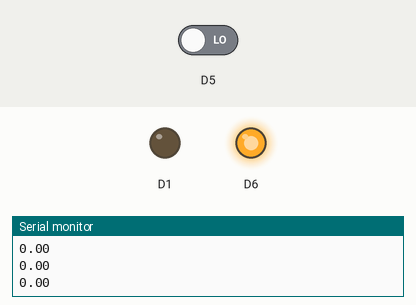
The sketch below on a simulated ESP8266 (NodeMCU). Shown: output pins drawn as LEDs (lit = HIGH), the last lines printed to the serial monitor. Inputs (shaded band) come from the test bench; at power-on: D5 LOW.

Above: at 2.8 s.
2.9 s: D5 driven HIGH
At 4.2 s:
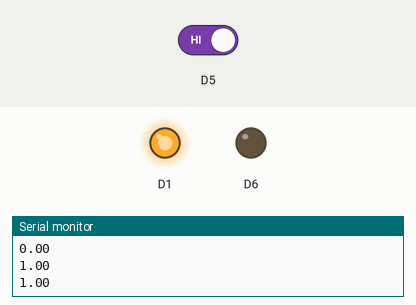
4.5 s: D5 driven LOW
At 5.9 s:
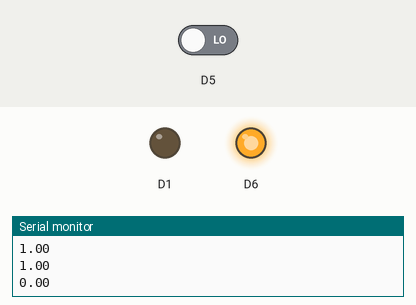
Timing chart, 0 to 7.5 s (numbered marks = the images above; inputs shaded):
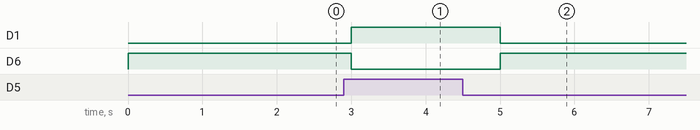

Measured:
- after the input at 2.9 s, D1: LOW → HIGH after 0.10 s; D6: HIGH → LOW after 0.10 s
- after the input at 4.5 s, D1: HIGH → LOW after 0.50 s; D6: LOW → HIGH after 0.50 s

The sketch:

mq2_2.ino
```cpp
float sensorValue;

void setup() {
  Serial.begin(9600);
  pinMode(D5, INPUT);
  pinMode(D1, OUTPUT);
  pinMode(D6, OUTPUT);
}

void loop() {
  sensorValue = digitalRead(D5);
  Serial.print(sensorValue);
  Serial.print("\n");
  if (sensorValue == 1.0){
    digitalWrite(D6, LOW);
    digitalWrite(D1, HIGH);
  }
  else{
    digitalWrite(D1, LOW);
    digitalWrite(D6, HIGH);
  }
  delay(1000);
}
```
